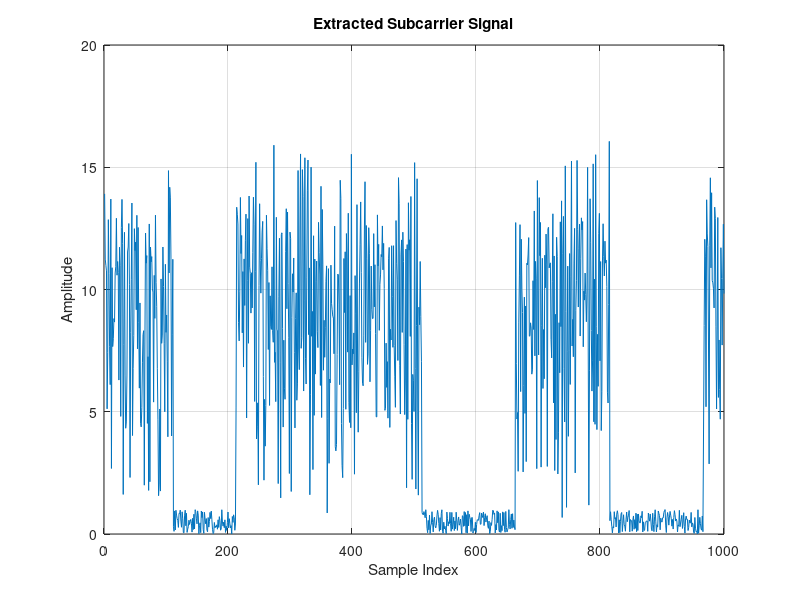
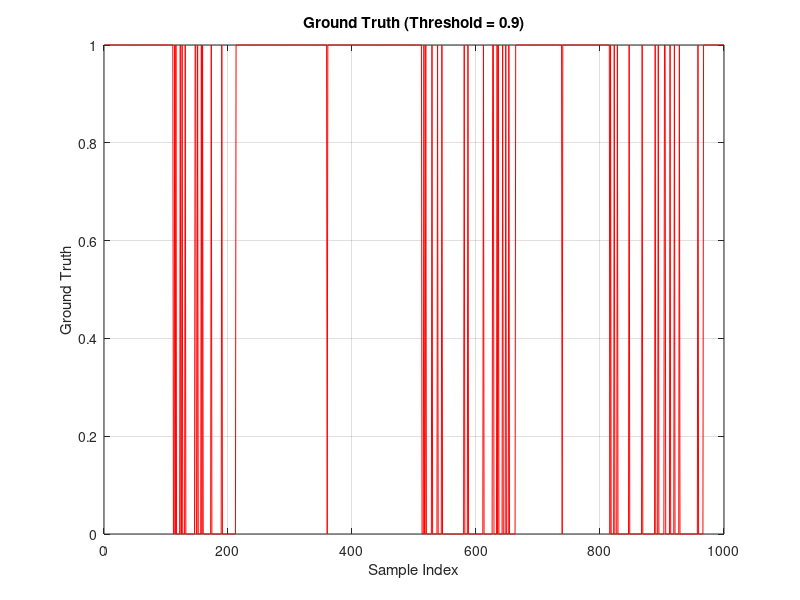

Reproduce these figures in MATLAB, in order. (Note: this script raises an error after producing the figures.)
% ----------------------------------------------------------------------- % 
clc 
clear 
close all 

%% Functions 
function [Roc_f] = Roc_calculation(f,Ground_truth) %f is the signal, Ground_truth is the reference signal 

    save_TP_f = []; 
    save_FP_f = []; 
    condition_positive = sum(Ground_truth); 
    condition_negative = length(f) - condition_positive; 
    
    for i = 0:0.001:1 
        TP_f = 0; 
        FP_f = 0; 
        for j = 1 : length(f) 
            if f(j) > i 
                if Ground_truth(j) == 1 
                    TP_f = TP_f + 1; 
                else 
                    FP_f = FP_f + 1; 
                end 
            end 
        end 
        save_TP_f = [save_TP_f TP_f]; 
        save_FP_f = [save_FP_f FP_f]; 
    end 
    true_positive_f  = save_TP_f/condition_positive; 
    false_positive_f = save_FP_f/condition_negative; 
    Roc_f = [false_positive_f;true_positive_f]; 
end 


function [dataNorm] = normalize(energy_signal) 
    minEner = min(energy_signal(1, :)); 
    maxEner = max(energy_signal(1, :)); 
    dataNorm = (energy_signal(1, :)-minEner)./(maxEner-minEner); 
    
end 

%% Load the OFDM signal (at the secondary user side) 
load('rxOFDM_signal.mat'); 

%% Extract a specific sub-carrier to search the presence of the Primary User 
subcarrier_index = 8; % Change subcarrier index here
signal = rxOFDM_signal(subcarrier_index, :); 

%% Plot the signal
figure;
plot(abs(signal));
title('Extracted Subcarrier Signal');
xlabel('Sample Index');
ylabel('Amplitude');
grid on;

%% Create the Ground Truth 
threshold_values = [0.9, 0.7, 0.5, 0.3, 0.1]; % Threshold values to test
colors = ['r', 'g', 'b', 'm', 'c']; % Colors for plotting

for t_idx = 1:length(threshold_values)
    threshold = threshold_values(t_idx);
    ground_truth = zeros(1, size(rxOFDM_signal, 2)); 

    for i = 1:size(signal, 2) 
        if abs(signal(1, i)) >= threshold % if amplitude >= threshold -> PU is present
            ground_truth(1, i) = 1; % 1: PU is present / 0: PU is absent
        end
    end

    %% Plot the ground truth
    figure;
    plot(ground_truth, colors(t_idx));
    title(['Ground Truth (Threshold = ', num2str(threshold), ')']);
    xlabel('Sample Index');
    ylabel('Ground Truth');
    grid on;

    %% Calculate the energy of each OFDM symbol 
    for j = 1:size(signal, 2) 
        energy_signal(1, j) = (abs(signal(1, j))).^2; 
    end 

    %% Normalize the energy signal 
    dataNorm = normalize(energy_signal); 

    %% Calculate the ROC 
    [Roc_f] = Roc_calculation(dataNorm, ground_truth); 

    %% Plot the ROC 
    x = [0 1]; 
    y = [1 0]; 
    z = [0 1]; 
    zz = [0 1]; 

    figure; 
    sm = 0.8; 

    plot(smooth(Roc_f(1, :), sm), smooth(Roc_f(2, :), sm), 'LineWidth', 3); 
    hold on; 
    plot(x, y, '--', 'LineWidth', 1.2); 
    plot(z, zz, '--', 'LineWidth', 1.2); 
    title(['ROC (Threshold = ', num2str(threshold), ')']); 
    xlabel('Probability of False Alarm (Pfa)'); 
    ylabel('Probability of Detection (Pd)'); 
    grid on; 
end

% ----------------------------------------------------------------------- %